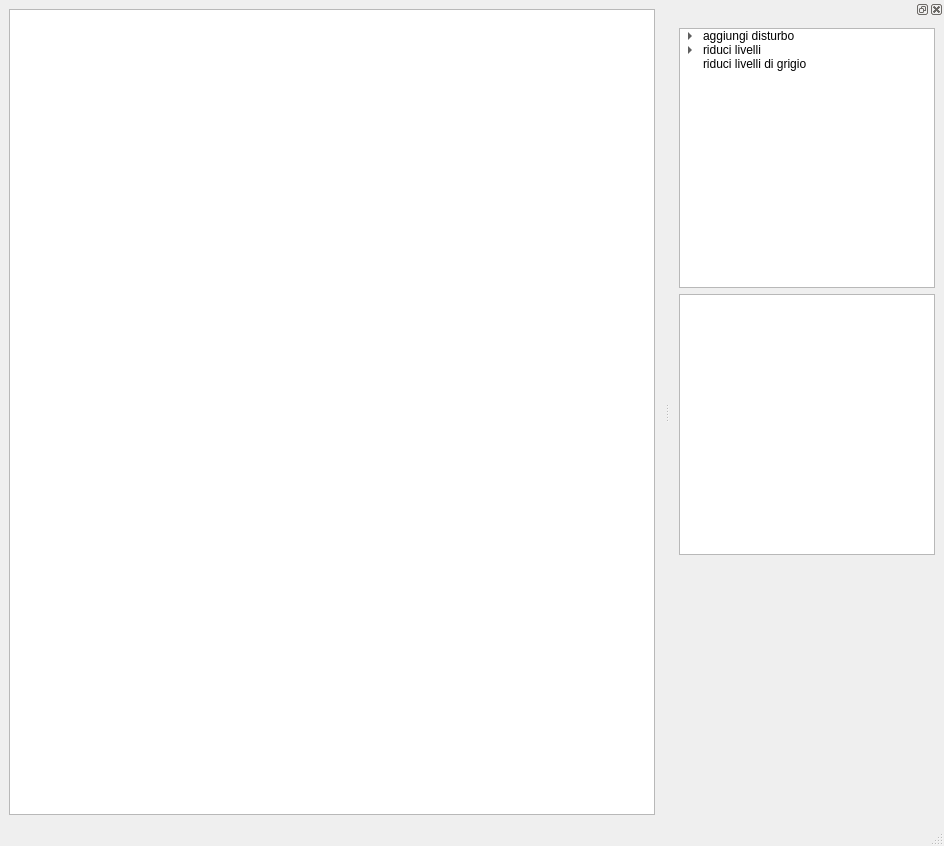
<?xml version="1.0" encoding="UTF-8"?>
<ui version="4.0">
 <class>MainWindow</class>
 <widget class="QMainWindow" name="MainWindow">
  <property name="geometry">
   <rect>
    <x>0</x>
    <y>0</y>
    <width>944</width>
    <height>846</height>
   </rect>
  </property>
  <property name="windowTitle">
   <string>MainWindow</string>
  </property>
  <widget class="QWidget" name="centralwidget">
   <layout class="QGridLayout" name="gridLayout_5">
    <item row="0" column="0">
     <widget class="QTextEdit" name="textEdit"/>
    </item>
   </layout>
  </widget>
  <widget class="QMenuBar" name="menubar">
   <property name="geometry">
    <rect>
     <x>0</x>
     <y>0</y>
     <width>944</width>
     <height>26</height>
    </rect>
   </property>
  </widget>
  <widget class="QStatusBar" name="statusbar"/>
  <widget class="QDockWidget" name="dockWidget">
   <attribute name="dockWidgetArea">
    <number>2</number>
   </attribute>
   <widget class="QWidget" name="controlDockWidget">
    <layout class="QVBoxLayout" name="verticalLayout">
     <item>
      <widget class="QTreeWidget" name="treeWidget">
       <property name="columnCount">
        <number>1</number>
       </property>
       <attribute name="headerVisible">
        <bool>false</bool>
       </attribute>
       <attribute name="headerCascadingSectionResizes">
        <bool>true</bool>
       </attribute>
       <attribute name="headerDefaultSectionSize">
        <number>200</number>
       </attribute>
       <attribute name="headerHighlightSections">
        <bool>false</bool>
       </attribute>
       <attribute name="headerMinimumSectionSize">
        <number>200</number>
       </attribute>
       <attribute name="headerStretchLastSection">
        <bool>true</bool>
       </attribute>
       <column>
        <property name="text">
         <string notr="true">riduci livelli</string>
        </property>
       </column>
       <item>
        <property name="text">
         <string>aggiungi disturbo</string>
        </property>
        <item>
         <property name="text">
          <string>rumore gaussiano</string>
         </property>
        </item>
        <item>
         <property name="text">
          <string>rumore salt and pepper</string>
         </property>
        </item>
       </item>
       <item>
        <property name="text">
         <string>riduci livelli</string>
        </property>
        <item>
         <property name="text">
          <string>2 livelli</string>
         </property>
        </item>
        <item>
         <property name="text">
          <string>4 livelli</string>
         </property>
        </item>
        <item>
         <property name="text">
          <string>8 livelli</string>
         </property>
        </item>
        <item>
         <property name="text">
          <string>16 livelli</string>
         </property>
        </item>
        <item>
         <property name="text">
          <string>32 livelli</string>
         </property>
        </item>
        <item>
         <property name="text">
          <string>64 livelli</string>
         </property>
        </item>
        <item>
         <property name="text">
          <string>128 livelli</string>
         </property>
        </item>
        <item>
         <property name="text">
          <string>256 livelli</string>
         </property>
        </item>
       </item>
       <item>
        <property name="text">
         <string>riduci livelli di grigio</string>
        </property>
       </item>
      </widget>
     </item>
     <item>
      <widget class="QTextEdit" name="textEdit_2"/>
     </item>
     <item>
      <spacer name="slicingVerticalSpacer">
       <property name="orientation">
        <enum>Qt::Vertical</enum>
       </property>
       <property name="sizeHint" stdset="0">
        <size>
         <width>17</width>
         <height>153</height>
        </size>
       </property>
      </spacer>
     </item>
    </layout>
   </widget>
  </widget>
 </widget>
 <resources/>
 <connections/>
</ui>
